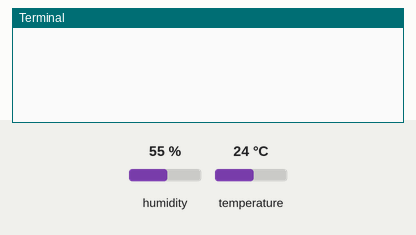
Simulated run of this program. Board: Raspberry Pi (BCM pin numbers). Shown: the last lines printed to the terminal. The test bench sets the inputs (shaded band); at power-on: temperature 24 °C, humidity 55 %.

Above: at 1.5 s.
1.6 s: temperature set to 12 °C
At 1.6 s:
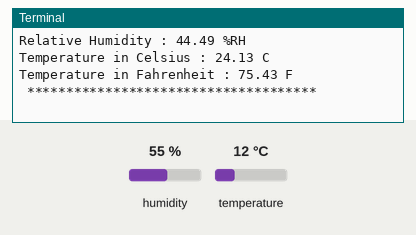
3.2 s: temperature set to 19 °C
At 4.9 s:
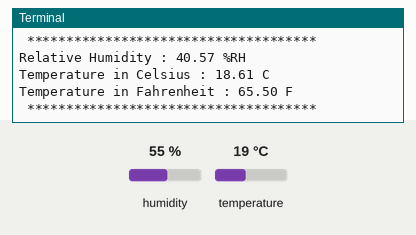
Timing chart, 0 to 6.4 s (numbered marks = the images above; inputs shaded):
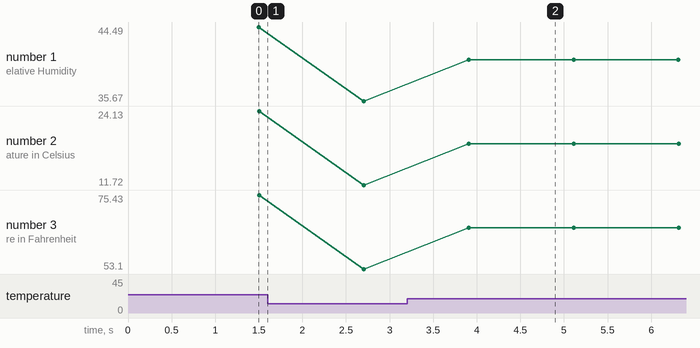

Measured:
- after the input at 3.2 s, the terminal: prints a new line after 0.71 s (image 2)
- plotted number 1: 44.49 → 35.67 after the input at 1.6 s, 35.67 → 40.57 after the input at 3.2 s
- plotted number 2: 24.13 → 11.72 after the input at 1.6 s, 11.72 → 18.61 after the input at 3.2 s
- plotted number 3: 75.43 → 53.1 after the input at 1.6 s, 53.1 → 65.5 after the input at 3.2 s

The program:

SI7020_A20.py
```python
# (licence header left out)
import smbus
import time

# Get I2C bus
bus = smbus.SMBus(1)

# I2C Address of the device
SI7020_A20_DEFAULT_ADDRESS			= 0x40

# SI7020_A20 Command Set
SI7020_A20_MEAS_RH_HOLD				= 0xE5 # Measure Relative Humidity, Hold Master Mode
SI7020_A20_MEAS_RH_NOHOLD			= 0xF5 # Measure Relative Humidity, No Hold Master Mode
SI7020_A20_MEAS_TEMP_HOLD			= 0xE3 # Measure Temperature, Hold Master Mode
SI7020_A20_MEAS_TEMP_NOHOLD			= 0xF3 # Measure Temperature, No Hold Master Mode
SI7020_A20_READ_PREV_TEMP			= 0xE0 # Read Temperature Value from Previous RH Measurement
SI7020_A20_RESET					= 0xFE # Reset
SI7020_A20_WRITERHT_REG				= 0xE6 # Write RH/T User Register 1
SI7020_A20_READRHT_REG				= 0xE7 # Read RH/T User Register 1
SI7020_A20_WRITEHEATER_REG			= 0x51 # Write Heater Control Register
SI7020_A20_READHEATER_REG			= 0x11 # Read Heater Control Register

class SI7020_A20():
	def __init__(self):
		self.writehumidity()
		time.sleep(0.3)
		self.writetemperature()

	def writehumidity(self):
		"""Select the relative humidity command from the given provided values"""
		bus.write_byte(SI7020_A20_DEFAULT_ADDRESS, SI7020_A20_MEAS_RH_NOHOLD)

	def readhumidity(self):
		"""Read data back from the device address, 2 bytes, humidity MSB, humidity LSB"""
		data0 = bus.read_byte(SI7020_A20_DEFAULT_ADDRESS)
		data1 = bus.read_byte(SI7020_A20_DEFAULT_ADDRESS)

		# Convert the data
		humidity = ((data0 * 256 + data1) * 125 / 65536.0) - 6

		return {'h' : humidity}

	def writetemperature(self):
		"""Select the temperature command from the given provided values"""
		bus.write_byte(SI7020_A20_DEFAULT_ADDRESS, SI7020_A20_MEAS_TEMP_NOHOLD)

	def readtemperature(self):
		"""Read data back from the device address, 2 bytes, temperature MSB, temperature LSB"""
		data0 = bus.read_byte(SI7020_A20_DEFAULT_ADDRESS)
		data1 = bus.read_byte(SI7020_A20_DEFAULT_ADDRESS)

		# Convert the data
		cTemp = ((data0 * 256 + data1) * 175.72 / 65536.0) - 46.85
		fTemp = cTemp * 1.8 + 32

		return {'c' : cTemp, 'f' : fTemp}

from SI7020_A20 import SI7020_A20
si7020_a20 = SI7020_A20()

while True:
	time.sleep(0.3)
	si7020_a20.writehumidity()
	time.sleep(0.3)
	si7020_a20.writetemperature()
	time.sleep(0.3)
	hum = si7020_a20.readhumidity()
	time.sleep(0.3)
	print "Relative Humidity : %.2f %%RH"%(hum['h'])
	temp = si7020_a20.readtemperature()
	print "Temperature in Celsius : %.2f C"%(temp['c'])
	print "Temperature in Fahrenheit : %.2f F"%(temp['f'])
	print " ************************************* "
```
